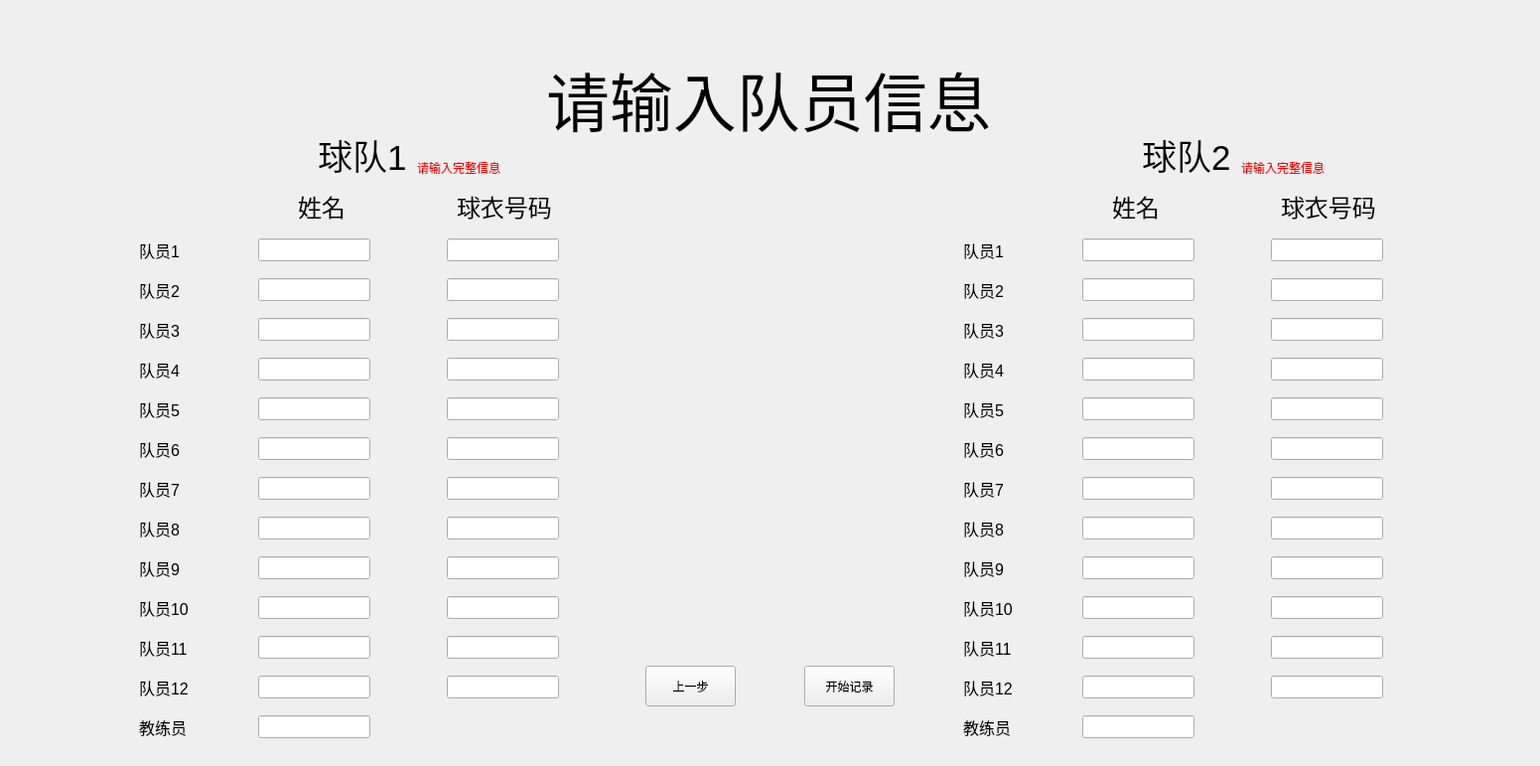
  <widget class="QWidget" name="widget_members" native="true">
   <property name="geometry">
    <rect>
     <x>-120</x>
     <y>-30</y>
     <width>1551</width>
     <height>771</height>
    </rect>
   </property>
   <property name="styleSheet">
    <string notr="true"/>
   </property>
   <widget class="QLabel" name="label2_1">
    <property name="geometry">
     <rect>
      <x>550</x>
      <y>50</y>
      <width>451</width>
      <height>101</height>
     </rect>
    </property>
    <property name="text">
     <string>&lt;html&gt;&lt;head/&gt;&lt;body&gt;&lt;p&gt;&lt;span style=&quot; font-size:48pt;&quot;&gt;请输入队员信息&lt;/span&gt;&lt;/p&gt;&lt;/body&gt;&lt;/html&gt;</string>
    </property>
   </widget>
   <widget class="QLabel" name="label2_2">
    <property name="geometry">
     <rect>
      <x>320</x>
      <y>130</y>
      <width>91</width>
      <height>51</height>
     </rect>
    </property>
    <property name="text">
     <string>&lt;html&gt;&lt;head/&gt;&lt;body&gt;&lt;p&gt;&lt;span style=&quot; font-size:26pt;&quot;&gt;球队1&lt;/span&gt;&lt;/p&gt;&lt;/body&gt;&lt;/html&gt;</string>
    </property>
   </widget>
   <widget class="QLabel" name="label">
    <property name="geometry">
     <rect>
      <x>300</x>
      <y>190</y>
      <width>51</width>
      <height>31</height>
     </rect>
    </property>
    <property name="text">
     <string>&lt;html&gt;&lt;head/&gt;&lt;body&gt;&lt;p&gt;&lt;span style=&quot; font-size:18pt;&quot;&gt;姓名&lt;/span&gt;&lt;/p&gt;&lt;/body&gt;&lt;/html&gt;</string>
    </property>
   </widget>
   <widget class="QLabel" name="label_2">
    <property name="geometry">
     <rect>
      <x>460</x>
      <y>190</y>
      <width>101</width>
      <height>31</height>
     </rect>
    </property>
    <property name="text">
     <string>&lt;html&gt;&lt;head/&gt;&lt;body&gt;&lt;p&gt;&lt;span style=&quot; font-size:18pt;&quot;&gt;球衣号码&lt;/span&gt;&lt;/p&gt;&lt;/body&gt;&lt;/html&gt;</string>
    </property>
   </widget>
   <widget class="QLabel" name="label_3">
    <property name="geometry">
     <rect>
      <x>140</x>
      <y>240</y>
      <width>51</width>
      <height>21</height>
     </rect>
    </property>
    <property name="text">
     <string>&lt;html&gt;&lt;head/&gt;&lt;body&gt;&lt;p&gt;&lt;span style=&quot; font-size:12pt;&quot;&gt;队员1&lt;/span&gt;&lt;/p&gt;&lt;/body&gt;&lt;/html&gt;</string>
    </property>
   </widget>
   <widget class="QLineEdit" name="member1_name1">
    <property name="geometry">
     <rect>
      <x>260</x>
      <y>240</y>
      <width>113</width>
      <height>23</height>
     </rect>
    </property>
   </widget>
   <widget class="QLineEdit" name="member1_number1">
    <property name="geometry">
     <rect>
      <x>450</x>
      <y>240</y>
      <width>113</width>
      <height>23</height>
     </rect>
    </property>
   </widget>
   <widget class="QLabel" name="label_7">
    <property name="geometry">
     <rect>
      <x>140</x>
      <y>280</y>
      <width>51</width>
      <height>21</height>
     </rect>
    </property>
    <property name="text">
     <string>&lt;html&gt;&lt;head/&gt;&lt;body&gt;&lt;p&gt;&lt;span style=&quot; font-size:12pt;&quot;&gt;队员2&lt;/span&gt;&lt;/p&gt;&lt;/body&gt;&lt;/html&gt;</string>
    </property>
   </widget>
   <widget class="QLabel" name="label_8">
    <property name="geometry">
     <rect>
      <x>140</x>
      <y>320</y>
      <width>51</width>
      <height>21</height>
     </rect>
    </property>
    <property name="text">
     <string>&lt;html&gt;&lt;head/&gt;&lt;body&gt;&lt;p&gt;&lt;span style=&quot; font-size:12pt;&quot;&gt;队员3&lt;/span&gt;&lt;/p&gt;&lt;/body&gt;&lt;/html&gt;</string>
    </property>
   </widget>
   <widget class="QLabel" name="label_9">
    <property name="geometry">
     <rect>
      <x>140</x>
      <y>360</y>
      <width>51</width>
      <height>21</height>
     </rect>
    </property>
    <property name="text">
     <string>&lt;html&gt;&lt;head/&gt;&lt;body&gt;&lt;p&gt;&lt;span style=&quot; font-size:12pt;&quot;&gt;队员4&lt;/span&gt;&lt;/p&gt;&lt;/body&gt;&lt;/html&gt;</string>
    </property>
   </widget>
   <widget class="QLabel" name="label_10">
    <property name="geometry">
     <rect>
      <x>140</x>
      <y>400</y>
      <width>51</width>
      <height>21</height>
     </rect>
    </property>
    <property name="text">
     <string>&lt;html&gt;&lt;head/&gt;&lt;body&gt;&lt;p&gt;&lt;span style=&quot; font-size:12pt;&quot;&gt;队员5&lt;/span&gt;&lt;/p&gt;&lt;/body&gt;&lt;/html&gt;</string>
    </property>
   </widget>
   <widget class="QLabel" name="label_11">
    <property name="geometry">
     <rect>
      <x>140</x>
      <y>440</y>
      <width>51</width>
      <height>21</height>
     </rect>
    </property>
    <property name="text">
     <string>&lt;html&gt;&lt;head/&gt;&lt;body&gt;&lt;p&gt;&lt;span style=&quot; font-size:12pt;&quot;&gt;队员6&lt;/span&gt;&lt;/p&gt;&lt;/body&gt;&lt;/html&gt;</string>
    </property>
   </widget>
   <widget class="QLabel" name="label_12">
    <property name="geometry">
     <rect>
      <x>140</x>
      <y>680</y>
      <width>51</width>
      <height>21</height>
     </rect>
    </property>
    <property name="text">
     <string>&lt;html&gt;&lt;head/&gt;&lt;body&gt;&lt;p&gt;&lt;span style=&quot; font-size:12pt;&quot;&gt;队员12&lt;/span&gt;&lt;/p&gt;&lt;/body&gt;&lt;/html&gt;</string>
    </property>
   </widget>
   <widget class="QLabel" name="label_13">
    <property name="geometry">
     <rect>
      <x>140</x>
      <y>640</y>
      <width>51</width>
      <height>21</height>
     </rect>
    </property>
    <property name="text">
     <string>&lt;html&gt;&lt;head/&gt;&lt;body&gt;&lt;p&gt;&lt;span style=&quot; font-size:12pt;&quot;&gt;队员11&lt;/span&gt;&lt;/p&gt;&lt;/body&gt;&lt;/html&gt;</string>
    </property>
   </widget>
   <widget class="QLabel" name="label_14">
    <property name="geometry">
     <rect>
      <x>970</x>
      <y>240</y>
      <width>51</width>
      <height>21</height>
     </rect>
    </property>
    <property name="text">
     <string>&lt;html&gt;&lt;head/&gt;&lt;body&gt;&lt;p&gt;&lt;span style=&quot; font-size:12pt;&quot;&gt;队员1&lt;/span&gt;&lt;/p&gt;&lt;/body&gt;&lt;/html&gt;</string>
    </property>
   </widget>
   <widget class="QLabel" name="label_15">
    <property name="geometry">
     <rect>
      <x>140</x>
      <y>480</y>
      <width>51</width>
      <height>21</height>
     </rect>
    </property>
    <property name="text">
     <string>&lt;html&gt;&lt;head/&gt;&lt;body&gt;&lt;p&gt;&lt;span style=&quot; font-size:12pt;&quot;&gt;队员7&lt;/span&gt;&lt;/p&gt;&lt;/body&gt;&lt;/html&gt;</string>
    </property>
   </widget>
   <widget class="QLabel" name="label_16">
    <property name="geometry">
     <rect>
      <x>140</x>
      <y>520</y>
      <width>51</width>
      <height>21</height>
     </rect>
    </property>
    <property name="text">
     <string>&lt;html&gt;&lt;head/&gt;&lt;body&gt;&lt;p&gt;&lt;span style=&quot; font-size:12pt;&quot;&gt;队员8&lt;/span&gt;&lt;/p&gt;&lt;/body&gt;&lt;/html&gt;</string>
    </property>
   </widget>
   <widget class="QLabel" name="label_17">
    <property name="geometry">
     <rect>
      <x>140</x>
      <y>600</y>
      <width>51</width>
      <height>21</height>
     </rect>
    </property>
    <property name="text">
     <string>&lt;html&gt;&lt;head/&gt;&lt;body&gt;&lt;p&gt;&lt;span style=&quot; font-size:12pt;&quot;&gt;队员10&lt;/span&gt;&lt;/p&gt;&lt;/body&gt;&lt;/html&gt;</string>
    </property>
   </widget>
   <widget class="QLabel" name="label_18">
    <property name="geometry">
     <rect>
      <x>140</x>
      <y>560</y>
      <width>51</width>
      <height>21</height>
     </rect>
    </property>
    <property name="text">
     <string>&lt;html&gt;&lt;head/&gt;&lt;body&gt;&lt;p&gt;&lt;span style=&quot; font-size:12pt;&quot;&gt;队员9&lt;/span&gt;&lt;/p&gt;&lt;/body&gt;&lt;/html&gt;</string>
    </property>
   </widget>
   <widget class="QLineEdit" name="member1_name2">
    <property name="geometry">
     <rect>
      <x>260</x>
      <y>280</y>
      <width>113</width>
      <height>23</height>
     </rect>
    </property>
   </widget>
   <widget class="QLineEdit" name="member1_name3">
    <property name="geometry">
     <rect>
      <x>260</x>
      <y>320</y>
      <width>113</width>
      <height>23</height>
     </rect>
    </property>
   </widget>
   <widget class="QLineEdit" name="member1_name4">
    <property name="geometry">
     <rect>
      <x>260</x>
      <y>360</y>
      <width>113</width>
      <height>23</height>
     </rect>
    </property>
   </widget>
   <widget class="QLineEdit" name="member1_name5">
    <property name="geometry">
     <rect>
      <x>260</x>
      <y>400</y>
      <width>113</width>
      <height>23</height>
     </rect>
    </property>
   </widget>
   <widget class="QLineEdit" name="member1_name6">
    <property name="geometry">
     <rect>
      <x>260</x>
      <y>440</y>
      <width>113</width>
      <height>23</height>
     </rect>
    </property>
   </widget>
   <widget class="QLineEdit" name="member1_name7">
    <property name="geometry">
     <rect>
      <x>260</x>
      <y>480</y>
      <width>113</width>
      <height>23</height>
     </rect>
    </property>
   </widget>
   <widget class="QLineEdit" name="member1_name11">
    <property name="geometry">
     <rect>
      <x>260</x>
      <y>640</y>
      <width>113</width>
      <height>23</height>
     </rect>
    </property>
   </widget>
   <widget class="QLineEdit" name="member1_name9">
    <property name="geometry">
     <rect>
      <x>260</x>
      <y>560</y>
      <width>113</width>
      <height>23</height>
     </rect>
    </property>
   </widget>
   <widget class="QLineEdit" name="member1_name8">
    <property name="geometry">
     <rect>
      <x>260</x>
      <y>520</y>
      <width>113</width>
      <height>23</height>
     </rect>
    </property>
   </widget>
   <widget class="QLineEdit" name="member1_number2">
    <property name="geometry">
     <rect>
      <x>450</x>
      <y>280</y>
      <width>113</width>
      <height>23</height>
     </rect>
    </property>
   </widget>
   <widget class="QLineEdit" name="member2_name6">
    <property name="geometry">
     <rect>
      <x>1090</x>
      <y>440</y>
      <width>113</width>
      <height>23</height>
     </rect>
    </property>
   </widget>
   <widget class="QLineEdit" name="member2_name5">
    <property name="geometry">
     <rect>
      <x>1090</x>
      <y>400</y>
      <width>113</width>
      <height>23</height>
     </rect>
    </property>
   </widget>
   <widget class="QLineEdit" name="member1_number12">
    <property name="geometry">
     <rect>
      <x>450</x>
      <y>680</y>
      <width>113</width>
      <height>23</height>
     </rect>
    </property>
   </widget>
   <widget class="QLineEdit" name="member1_number11">
    <property name="geometry">
     <rect>
      <x>450</x>
      <y>640</y>
      <width>113</width>
      <height>23</height>
     </rect>
    </property>
   </widget>
   <widget class="QLineEdit" name="member1_number10">
    <property name="geometry">
     <rect>
      <x>450</x>
      <y>600</y>
      <width>113</width>
      <height>23</height>
     </rect>
    </property>
   </widget>
   <widget class="QLineEdit" name="member1_number9">
    <property name="geometry">
     <rect>
      <x>450</x>
      <y>560</y>
      <width>113</width>
      <height>23</height>
     </rect>
    </property>
   </widget>
   <widget class="QLineEdit" name="member1_name12">
    <property name="geometry">
     <rect>
      <x>260</x>
      <y>680</y>
      <width>113</width>
      <height>23</height>
     </rect>
    </property>
   </widget>
   <widget class="QLineEdit" name="member1_name10">
    <property name="geometry">
     <rect>
      <x>260</x>
      <y>600</y>
      <width>113</width>
      <height>23</height>
     </rect>
    </property>
   </widget>
   <widget class="QLineEdit" name="member1_number7">
    <property name="geometry">
     <rect>
      <x>450</x>
      <y>480</y>
      <width>113</width>
      <height>23</height>
     </rect>
    </property>
   </widget>
   <widget class="QLineEdit" name="member1_number6">
    <property name="geometry">
     <rect>
      <x>450</x>
      <y>440</y>
      <width>113</width>
      <height>23</height>
     </rect>
    </property>
   </widget>
   <widget class="QLineEdit" name="member1_number5">
    <property name="geometry">
     <rect>
      <x>450</x>
      <y>400</y>
      <width>113</width>
      <height>23</height>
     </rect>
    </property>
   </widget>
   <widget class="QLineEdit" name="member1_number4">
    <property name="geometry">
     <rect>
      <x>450</x>
      <y>360</y>
      <width>113</width>
      <height>23</height>
     </rect>
    </property>
   </widget>
   <widget class="QLineEdit" name="member1_number8">
    <property name="geometry">
     <rect>
      <x>450</x>
      <y>520</y>
      <width>113</width>
      <height>23</height>
     </rect>
    </property>
   </widget>
   <widget class="QLineEdit" name="member2_name4">
    <property name="geometry">
     <rect>
      <x>1090</x>
      <y>360</y>
      <width>113</width>
      <height>23</height>
     </rect>
    </property>
   </widget>
   <widget class="QLineEdit" name="member2_name3">
    <property name="geometry">
     <rect>
      <x>1090</x>
      <y>320</y>
      <width>113</width>
      <height>23</height>
     </rect>
    </property>
   </widget>
   <widget class="QLineEdit" name="member2_name2">
    <property name="geometry">
     <rect>
      <x>1090</x>
      <y>280</y>
      <width>113</width>
      <height>23</height>
     </rect>
    </property>
   </widget>
   <widget class="QLineEdit" name="member2_number1">
    <property name="geometry">
     <rect>
      <x>1280</x>
      <y>240</y>
      <width>113</width>
      <height>23</height>
     </rect>
    </property>
   </widget>
   <widget class="QLineEdit" name="member2_name1">
    <property name="geometry">
     <rect>
      <x>1090</x>
      <y>240</y>
      <width>113</width>
      <height>23</height>
     </rect>
    </property>
   </widget>
   <widget class="QLineEdit" name="member1_number3">
    <property name="geometry">
     <rect>
      <x>450</x>
      <y>320</y>
      <width>113</width>
      <height>23</height>
     </rect>
    </property>
   </widget>
   <widget class="QLabel" name="label2_5">
    <property name="geometry">
     <rect>
      <x>1150</x>
      <y>130</y>
      <width>91</width>
      <height>51</height>
     </rect>
    </property>
    <property name="text">
     <string>&lt;html&gt;&lt;head/&gt;&lt;body&gt;&lt;p&gt;&lt;span style=&quot; font-size:26pt;&quot;&gt;球队2&lt;/span&gt;&lt;/p&gt;&lt;/body&gt;&lt;/html&gt;</string>
    </property>
   </widget>
   <widget class="QLabel" name="label_19">
    <property name="geometry">
     <rect>
      <x>1120</x>
      <y>190</y>
      <width>51</width>
      <height>31</height>
     </rect>
    </property>
    <property name="text">
     <string>&lt;html&gt;&lt;head/&gt;&lt;body&gt;&lt;p&gt;&lt;span style=&quot; font-size:18pt;&quot;&gt;姓名&lt;/span&gt;&lt;/p&gt;&lt;/body&gt;&lt;/html&gt;</string>
    </property>
   </widget>
   <widget class="QLabel" name="label_20">
    <property name="geometry">
     <rect>
      <x>1290</x>
      <y>190</y>
      <width>101</width>
      <height>31</height>
     </rect>
    </property>
    <property name="text">
     <string>&lt;html&gt;&lt;head/&gt;&lt;body&gt;&lt;p&gt;&lt;span style=&quot; font-size:18pt;&quot;&gt;球衣号码&lt;/span&gt;&lt;/p&gt;&lt;/body&gt;&lt;/html&gt;</string>
    </property>
   </widget>
   <widget class="QLabel" name="label_21">
    <property name="geometry">
     <rect>
      <x>970</x>
      <y>280</y>
      <width>51</width>
      <height>21</height>
     </rect>
    </property>
    <property name="text">
     <string>&lt;html&gt;&lt;head/&gt;&lt;body&gt;&lt;p&gt;&lt;span style=&quot; font-size:12pt;&quot;&gt;队员2&lt;/span&gt;&lt;/p&gt;&lt;/body&gt;&lt;/html&gt;</string>
    </property>
   </widget>
   <widget class="QLabel" name="label_22">
    <property name="geometry">
     <rect>
      <x>970</x>
      <y>320</y>
      <width>51</width>
      <height>21</height>
     </rect>
    </property>
    <property name="text">
     <string>&lt;html&gt;&lt;head/&gt;&lt;body&gt;&lt;p&gt;&lt;span style=&quot; font-size:12pt;&quot;&gt;队员3&lt;/span&gt;&lt;/p&gt;&lt;/body&gt;&lt;/html&gt;</string>
    </property>
   </widget>
   <widget class="QLabel" name="label_23">
    <property name="geometry">
     <rect>
      <x>970</x>
      <y>400</y>
      <width>51</width>
      <height>21</height>
     </rect>
    </property>
    <property name="text">
     <string>&lt;html&gt;&lt;head/&gt;&lt;body&gt;&lt;p&gt;&lt;span style=&quot; font-size:12pt;&quot;&gt;队员5&lt;/span&gt;&lt;/p&gt;&lt;/body&gt;&lt;/html&gt;</string>
    </property>
   </widget>
   <widget class="QLabel" name="label_24">
    <property name="geometry">
     <rect>
      <x>970</x>
      <y>360</y>
      <width>51</width>
      <height>21</height>
     </rect>
    </property>
    <property name="text">
     <string>&lt;html&gt;&lt;head/&gt;&lt;body&gt;&lt;p&gt;&lt;span style=&quot; font-size:12pt;&quot;&gt;队员4&lt;/span&gt;&lt;/p&gt;&lt;/body&gt;&lt;/html&gt;</string>
    </property>
   </widget>
   <widget class="QLabel" name="label_25">
    <property name="geometry">
     <rect>
      <x>970</x>
      <y>440</y>
      <width>51</width>
      <height>21</height>
     </rect>
    </property>
    <property name="text">
     <string>&lt;html&gt;&lt;head/&gt;&lt;body&gt;&lt;p&gt;&lt;span style=&quot; font-size:12pt;&quot;&gt;队员6&lt;/span&gt;&lt;/p&gt;&lt;/body&gt;&lt;/html&gt;</string>
    </property>
   </widget>
   <widget class="QLabel" name="label_26">
    <property name="geometry">
     <rect>
      <x>970</x>
      <y>520</y>
      <width>51</width>
      <height>21</height>
     </rect>
    </property>
    <property name="text">
     <string>&lt;html&gt;&lt;head/&gt;&lt;body&gt;&lt;p&gt;&lt;span style=&quot; font-size:12pt;&quot;&gt;队员8&lt;/span&gt;&lt;/p&gt;&lt;/body&gt;&lt;/html&gt;</string>
    </property>
   </widget>
   <widget class="QLabel" name="label_27">
    <property name="geometry">
     <rect>
      <x>970</x>
      <y>480</y>
      <width>51</width>
      <height>21</height>
     </rect>
    </property>
    <property name="text">
     <string>&lt;html&gt;&lt;head/&gt;&lt;body&gt;&lt;p&gt;&lt;span style=&quot; font-size:12pt;&quot;&gt;队员7&lt;/span&gt;&lt;/p&gt;&lt;/body&gt;&lt;/html&gt;</string>
    </property>
   </widget>
   <widget class="QLabel" name="label_31">
    <property name="geometry">
     <rect>
      <x>970</x>
      <y>680</y>
      <width>51</width>
      <height>21</height>
     </rect>
    </property>
    <property name="text">
     <string>&lt;html&gt;&lt;head/&gt;&lt;body&gt;&lt;p&gt;&lt;span style=&quot; font-size:12pt;&quot;&gt;队员12&lt;/span&gt;&lt;/p&gt;&lt;/body&gt;&lt;/html&gt;</string>
    </property>
   </widget>
   <widget class="QLabel" name="label_32">
    <property name="geometry">
     <rect>
      <x>970</x>
      <y>640</y>
      <width>51</width>
      <height>21</height>
     </rect>
    </property>
    <property name="text">
     <string>&lt;html&gt;&lt;head/&gt;&lt;body&gt;&lt;p&gt;&lt;span style=&quot; font-size:12pt;&quot;&gt;队员11&lt;/span&gt;&lt;/p&gt;&lt;/body&gt;&lt;/html&gt;</string>
    </property>
   </widget>
   <widget class="QLabel" name="label_33">
    <property name="geometry">
     <rect>
      <x>970</x>
      <y>600</y>
      <width>51</width>
      <height>21</height>
     </rect>
    </property>
    <property name="text">
     <string>&lt;html&gt;&lt;head/&gt;&lt;body&gt;&lt;p&gt;&lt;span style=&quot; font-size:12pt;&quot;&gt;队员10&lt;/span&gt;&lt;/p&gt;&lt;/body&gt;&lt;/html&gt;</string>
    </property>
   </widget>
   <widget class="QLabel" name="label_34">
    <property name="geometry">
     <rect>
      <x>970</x>
      <y>560</y>
      <width>51</width>
      <height>21</height>
     </rect>
    </property>
    <property name="text">
     <string>&lt;html&gt;&lt;head/&gt;&lt;body&gt;&lt;p&gt;&lt;span style=&quot; font-size:12pt;&quot;&gt;队员9&lt;/span&gt;&lt;/p&gt;&lt;/body&gt;&lt;/html&gt;</string>
    </property>
   </widget>
   <widget class="QLineEdit" name="member2_number5">
    <property name="geometry">
     <rect>
      <x>1280</x>
      <y>400</y>
      <width>113</width>
      <height>23</height>
     </rect>
    </property>
   </widget>
   <widget class="QLineEdit" name="member2_number4">
    <property name="geometry">
     <rect>
      <x>1280</x>
      <y>360</y>
      <width>113</width>
      <height>23</height>
     </rect>
    </property>
   </widget>
   <widget class="QLineEdit" name="member2_number3">
    <property name="geometry">
     <rect>
      <x>1280</x>
      <y>320</y>
      <width>113</width>
      <height>23</height>
     </rect>
    </property>
   </widget>
   <widget class="QLineEdit" name="member2_number6">
    <property name="geometry">
     <rect>
      <x>1280</x>
      <y>440</y>
      <width>113</width>
      <height>23</height>
     </rect>
    </property>
   </widget>
   <widget class="QLineEdit" name="member2_name8">
    <property name="geometry">
     <rect>
      <x>1090</x>
      <y>520</y>
      <width>113</width>
      <height>23</height>
     </rect>
    </property>
   </widget>
   <widget class="QLineEdit" name="member2_name7">
    <property name="geometry">
     <rect>
      <x>1090</x>
      <y>480</y>
      <width>113</width>
      <height>23</height>
     </rect>
    </property>
   </widget>
   <widget class="QLineEdit" name="member2_number7">
    <property name="geometry">
     <rect>
      <x>1280</x>
      <y>480</y>
      <width>113</width>
      <height>23</height>
     </rect>
    </property>
   </widget>
   <widget class="QLineEdit" name="member2_number8">
    <property name="geometry">
     <rect>
      <x>1280</x>
      <y>520</y>
      <width>113</width>
      <height>23</height>
     </rect>
    </property>
   </widget>
   <widget class="QLineEdit" name="member2_name11">
    <property name="geometry">
     <rect>
      <x>1090</x>
      <y>640</y>
      <width>113</width>
      <height>23</height>
     </rect>
    </property>
   </widget>
   <widget class="QLineEdit" name="member2_name10">
    <property name="geometry">
     <rect>
      <x>1090</x>
      <y>600</y>
      <width>113</width>
      <height>23</height>
     </rect>
    </property>
   </widget>
   <widget class="QLineEdit" name="member2_name9">
    <property name="geometry">
     <rect>
      <x>1090</x>
      <y>560</y>
      <width>113</width>
      <height>23</height>
     </rect>
    </property>
   </widget>
   <widget class="QLineEdit" name="member2_number10">
    <property name="geometry">
     <rect>
      <x>1280</x>
      <y>600</y>
      <width>113</width>
      <height>23</height>
     </rect>
    </property>
   </widget>
   <widget class="QLineEdit" name="member2_number9">
    <property name="geometry">
     <rect>
      <x>1280</x>
      <y>560</y>
      <width>113</width>
      <height>23</height>
     </rect>
    </property>
   </widget>
   <widget class="QLineEdit" name="member2_number2">
    <property name="geometry">
     <rect>
      <x>1280</x>
      <y>280</y>
      <width>113</width>
      <height>23</height>
     </rect>
    </property>
   </widget>
   <widget class="QLineEdit" name="member2_name12">
    <property name="geometry">
     <rect>
      <x>1090</x>
      <y>680</y>
      <width>113</width>
      <height>23</height>
     </rect>
    </property>
   </widget>
   <widget class="QLineEdit" name="member2_number12">
    <property name="geometry">
     <rect>
      <x>1280</x>
      <y>680</y>
      <width>113</width>
      <height>23</height>
     </rect>
    </property>
   </widget>
   <widget class="QLineEdit" name="member2_number11">
    <property name="geometry">
     <rect>
      <x>1280</x>
      <y>640</y>
      <width>113</width>
      <height>23</height>
     </rect>
    </property>
   </widget>
   <widget class="QPushButton" name="back_to_teams">
    <property name="geometry">
     <rect>
      <x>650</x>
      <y>670</y>
      <width>91</width>
      <height>41</height>
     </rect>
    </property>
    <property name="text">
     <string>上一步</string>
    </property>
   </widget>
   <widget class="QPushButton" name="go_to_record">
    <property name="geometry">
     <rect>
      <x>810</x>
      <y>670</y>
      <width>91</width>
      <height>41</height>
     </rect>
    </property>
    <property name="text">
     <string>开始记录</string>
    </property>
   </widget>
   <widget class="QLabel" name="label_28">
    <property name="geometry">
     <rect>
      <x>140</x>
      <y>720</y>
      <width>51</width>
      <height>21</height>
     </rect>
    </property>
    <property name="text">
     <string>&lt;html&gt;&lt;head/&gt;&lt;body&gt;&lt;p&gt;&lt;span style=&quot; font-size:12pt;&quot;&gt;教练员&lt;/span&gt;&lt;/p&gt;&lt;/body&gt;&lt;/html&gt;</string>
    </property>
   </widget>
   <widget class="QLineEdit" name="coach1_name">
    <property name="geometry">
     <rect>
      <x>260</x>
      <y>720</y>
      <width>113</width>
      <height>23</height>
     </rect>
    </property>
   </widget>
   <widget class="QLabel" name="label_29">
    <property name="geometry">
     <rect>
      <x>970</x>
      <y>720</y>
      <width>51</width>
      <height>21</height>
     </rect>
    </property>
    <property name="text">
     <string>&lt;html&gt;&lt;head/&gt;&lt;body&gt;&lt;p&gt;&lt;span style=&quot; font-size:12pt;&quot;&gt;教练员&lt;/span&gt;&lt;/p&gt;&lt;/body&gt;&lt;/html&gt;</string>
    </property>
   </widget>
   <widget class="QLineEdit" name="coach2_name">
    <property name="geometry">
     <rect>
      <x>1090</x>
      <y>720</y>
      <width>113</width>
      <height>23</height>
     </rect>
    </property>
   </widget>
   <widget class="QLabel" name="warning_member1">
    <property name="geometry">
     <rect>
      <x>420</x>
      <y>160</y>
      <width>91</width>
      <height>16</height>
     </rect>
    </property>
    <property name="text">
     <string>&lt;html&gt;&lt;head/&gt;&lt;body&gt;&lt;p&gt;&lt;span style=&quot; color:#ff0000;&quot;&gt;请输入完整信息&lt;/span&gt;&lt;/p&gt;&lt;/body&gt;&lt;/html&gt;</string>
    </property>
   </widget>
   <widget class="QLabel" name="warning_member2">
    <property name="geometry">
     <rect>
      <x>1250</x>
      <y>160</y>
      <width>91</width>
      <height>16</height>
     </rect>
    </property>
    <property name="text">
     <string>&lt;html&gt;&lt;head/&gt;&lt;body&gt;&lt;p&gt;&lt;span style=&quot; color:#ff0000;&quot;&gt;请输入完整信息&lt;/span&gt;&lt;/p&gt;&lt;/body&gt;&lt;/html&gt;</string>
    </property>
   </widget>
  </widget>
